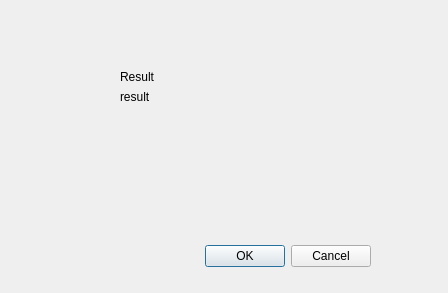
<?xml version="1.0" encoding="UTF-8"?>
<ui version="4.0">
 <class>Dialog</class>
 <widget class="QDialog" name="Dialog">
  <property name="geometry">
   <rect>
    <x>0</x>
    <y>0</y>
    <width>448</width>
    <height>293</height>
   </rect>
  </property>
  <property name="windowTitle">
   <string>Dialog</string>
  </property>
  <widget class="QDialogButtonBox" name="buttonBox">
   <property name="geometry">
    <rect>
     <x>30</x>
     <y>240</y>
     <width>341</width>
     <height>32</height>
    </rect>
   </property>
   <property name="orientation">
    <enum>Qt::Horizontal</enum>
   </property>
   <property name="standardButtons">
    <set>QDialogButtonBox::Cancel|QDialogButtonBox::Ok</set>
   </property>
  </widget>
  <widget class="QWidget" name="formLayoutWidget">
   <property name="geometry">
    <rect>
     <x>120</x>
     <y>70</y>
     <width>160</width>
     <height>80</height>
    </rect>
   </property>
   <layout class="QFormLayout" name="formLayout">
    <item row="0" column="0">
     <widget class="QLabel" name="label">
      <property name="text">
       <string>Result</string>
      </property>
     </widget>
    </item>
    <item row="1" column="0">
     <widget class="QLabel" name="label_2">
      <property name="text">
       <string>result</string>
      </property>
     </widget>
    </item>
   </layout>
  </widget>
 </widget>
 <resources/>
 <connections>
  <connection>
   <sender>buttonBox</sender>
   <signal>accepted()</signal>
   <receiver>Dialog</receiver>
   <slot>accept()</slot>
   <hints>
    <hint type="sourcelabel">
     <x>248</x>
     <y>254</y>
    </hint>
    <hint type="destinationlabel">
     <x>157</x>
     <y>274</y>
    </hint>
   </hints>
  </connection>
  <connection>
   <sender>buttonBox</sender>
   <signal>rejected()</signal>
   <receiver>Dialog</receiver>
   <slot>reject()</slot>
   <hints>
    <hint type="sourcelabel">
     <x>316</x>
     <y>260</y>
    </hint>
    <hint type="destinationlabel">
     <x>286</x>
     <y>274</y>
    </hint>
   </hints>
  </connection>
 </connections>
</ui>
